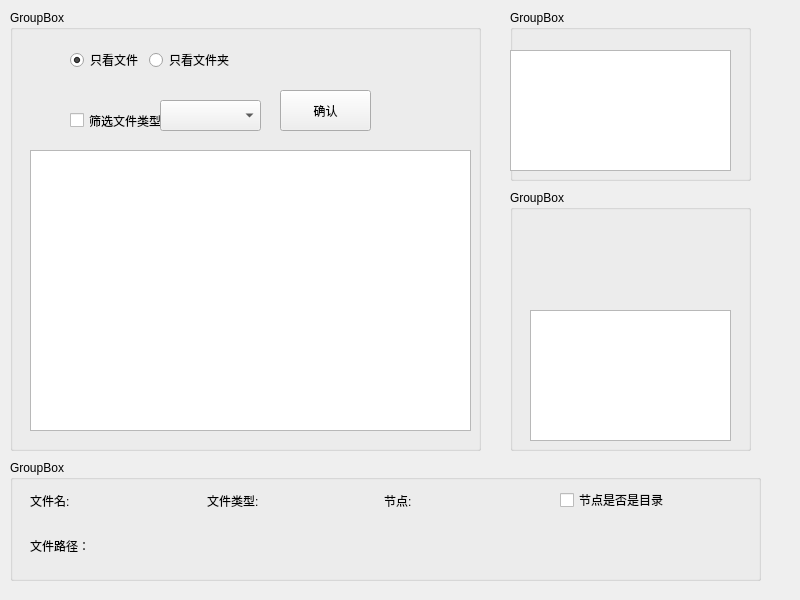
<?xml version="1.0" encoding="UTF-8"?>
<ui version="4.0">
 <class>List</class>
 <widget class="QMainWindow" name="List">
  <property name="geometry">
   <rect>
    <x>0</x>
    <y>0</y>
    <width>800</width>
    <height>600</height>
   </rect>
  </property>
  <property name="windowTitle">
   <string>List</string>
  </property>
  <widget class="QWidget" name="centralwidget">
   <widget class="QGroupBox" name="groupBox">
    <property name="geometry">
     <rect>
      <x>510</x>
      <y>10</y>
      <width>241</width>
      <height>171</height>
     </rect>
    </property>
    <property name="title">
     <string>GroupBox</string>
    </property>
    <widget class="QTreeView" name="treeView_2">
     <property name="geometry">
      <rect>
       <x>0</x>
       <y>40</y>
       <width>221</width>
       <height>121</height>
      </rect>
     </property>
    </widget>
   </widget>
   <widget class="QGroupBox" name="groupBox_2">
    <property name="geometry">
     <rect>
      <x>510</x>
      <y>190</y>
      <width>241</width>
      <height>261</height>
     </rect>
    </property>
    <property name="title">
     <string>GroupBox</string>
    </property>
    <widget class="QTreeView" name="treeView_3">
     <property name="geometry">
      <rect>
       <x>20</x>
       <y>120</y>
       <width>201</width>
       <height>131</height>
      </rect>
     </property>
    </widget>
   </widget>
   <widget class="QGroupBox" name="groupBox_3">
    <property name="geometry">
     <rect>
      <x>10</x>
      <y>10</y>
      <width>471</width>
      <height>441</height>
     </rect>
    </property>
    <property name="title">
     <string>GroupBox</string>
    </property>
    <widget class="QCheckBox" name="filter_ckb">
     <property name="geometry">
      <rect>
       <x>60</x>
       <y>90</y>
       <width>121</width>
       <height>41</height>
      </rect>
     </property>
     <property name="text">
      <string>筛选文件类型</string>
     </property>
    </widget>
    <widget class="QToolButton" name="confirm_btn">
     <property name="geometry">
      <rect>
       <x>270</x>
       <y>80</y>
       <width>91</width>
       <height>41</height>
      </rect>
     </property>
     <property name="text">
      <string>确认</string>
     </property>
    </widget>
    <widget class="QComboBox" name="filter_cb">
     <property name="geometry">
      <rect>
       <x>150</x>
       <y>90</y>
       <width>101</width>
       <height>31</height>
      </rect>
     </property>
     <property name="currentText">
      <string/>
     </property>
    </widget>
    <widget class="QTreeView" name="treeView">
     <property name="geometry">
      <rect>
       <x>20</x>
       <y>140</y>
       <width>441</width>
       <height>281</height>
      </rect>
     </property>
    </widget>
    <widget class="QWidget" name="layoutWidget">
     <property name="geometry">
      <rect>
       <x>60</x>
       <y>30</y>
       <width>351</width>
       <height>41</height>
      </rect>
     </property>
     <layout class="QHBoxLayout" name="horizontalLayout_2">
      <item>
       <widget class="QRadioButton" name="file_btn">
        <property name="enabled">
         <bool>true</bool>
        </property>
        <property name="mouseTracking">
         <bool>true</bool>
        </property>
        <property name="text">
         <string>只看文件</string>
        </property>
        <property name="checked">
         <bool>true</bool>
        </property>
       </widget>
      </item>
      <item>
       <widget class="QRadioButton" name="dir_btn">
        <property name="contextMenuPolicy">
         <enum>Qt::DefaultContextMenu</enum>
        </property>
        <property name="text">
         <string>只看文件夹</string>
        </property>
       </widget>
      </item>
      <item>
       <spacer name="horizontalSpacer">
        <property name="orientation">
         <enum>Qt::Horizontal</enum>
        </property>
        <property name="sizeHint" stdset="0">
         <size>
          <width>40</width>
          <height>20</height>
         </size>
        </property>
       </spacer>
      </item>
     </layout>
    </widget>
   </widget>
   <widget class="QGroupBox" name="groupBox_4">
    <property name="geometry">
     <rect>
      <x>10</x>
      <y>460</y>
      <width>751</width>
      <height>121</height>
     </rect>
    </property>
    <property name="title">
     <string>GroupBox</string>
    </property>
    <widget class="QLabel" name="label_4">
     <property name="geometry">
      <rect>
       <x>20</x>
       <y>70</y>
       <width>701</width>
       <height>31</height>
      </rect>
     </property>
     <property name="text">
      <string>文件路径：</string>
     </property>
    </widget>
    <widget class="QWidget" name="layoutWidget">
     <property name="geometry">
      <rect>
       <x>20</x>
       <y>20</y>
       <width>701</width>
       <height>41</height>
      </rect>
     </property>
     <layout class="QHBoxLayout" name="horizontalLayout">
      <item>
       <widget class="QLabel" name="fileName_lab">
        <property name="text">
         <string>文件名:</string>
        </property>
       </widget>
      </item>
      <item>
       <widget class="QLabel" name="filetype_lab">
        <property name="text">
         <string>文件类型:</string>
        </property>
       </widget>
      </item>
      <item>
       <widget class="QLabel" name="parent_lab">
        <property name="text">
         <string>节点:</string>
        </property>
       </widget>
      </item>
      <item>
       <widget class="QCheckBox" name="parent_ckb">
        <property name="text">
         <string>节点是否是目录</string>
        </property>
       </widget>
      </item>
     </layout>
    </widget>
   </widget>
  </widget>
 </widget>
 <resources/>
 <connections/>
</ui>
